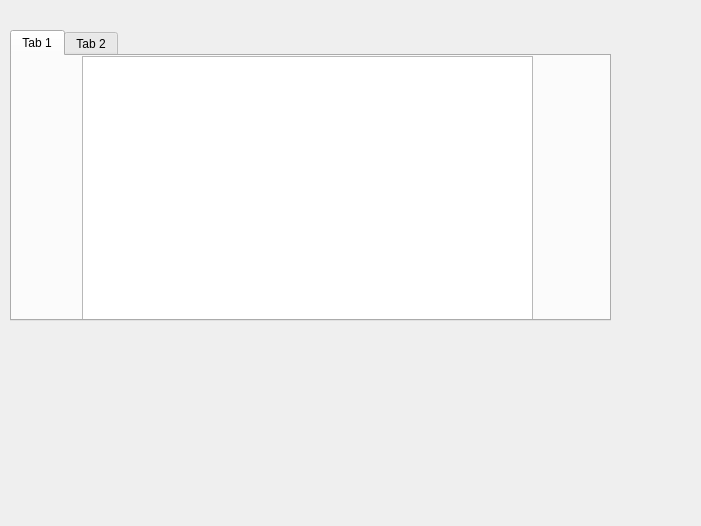
<?xml version="1.0" encoding="UTF-8"?>
<ui version="4.0">
 <class>setUpTable</class>
 <widget class="QWidget" name="setUpTable">
  <property name="geometry">
   <rect>
    <x>0</x>
    <y>0</y>
    <width>701</width>
    <height>526</height>
   </rect>
  </property>
  <property name="windowTitle">
   <string>Form</string>
  </property>
  <widget class="QTabWidget" name="tabWidget">
   <property name="geometry">
    <rect>
     <x>10</x>
     <y>30</y>
     <width>601</width>
     <height>291</height>
    </rect>
   </property>
   <property name="currentIndex">
    <number>0</number>
   </property>
   <widget class="QWidget" name="pic">
    <attribute name="title">
     <string>Tab 1</string>
    </attribute>
    <widget class="QTableView" name="picture_view">
     <property name="geometry">
      <rect>
       <x>70</x>
       <y>0</y>
       <width>451</width>
       <height>271</height>
      </rect>
     </property>
    </widget>
   </widget>
   <widget class="QWidget" name="table_view">
    <attribute name="title">
     <string>Tab 2</string>
    </attribute>
    <widget class="QTableView" name="basket">
     <property name="geometry">
      <rect>
       <x>10</x>
       <y>0</y>
       <width>621</width>
       <height>441</height>
      </rect>
     </property>
    </widget>
   </widget>
  </widget>
 </widget>
 <resources/>
 <connections/>
</ui>
